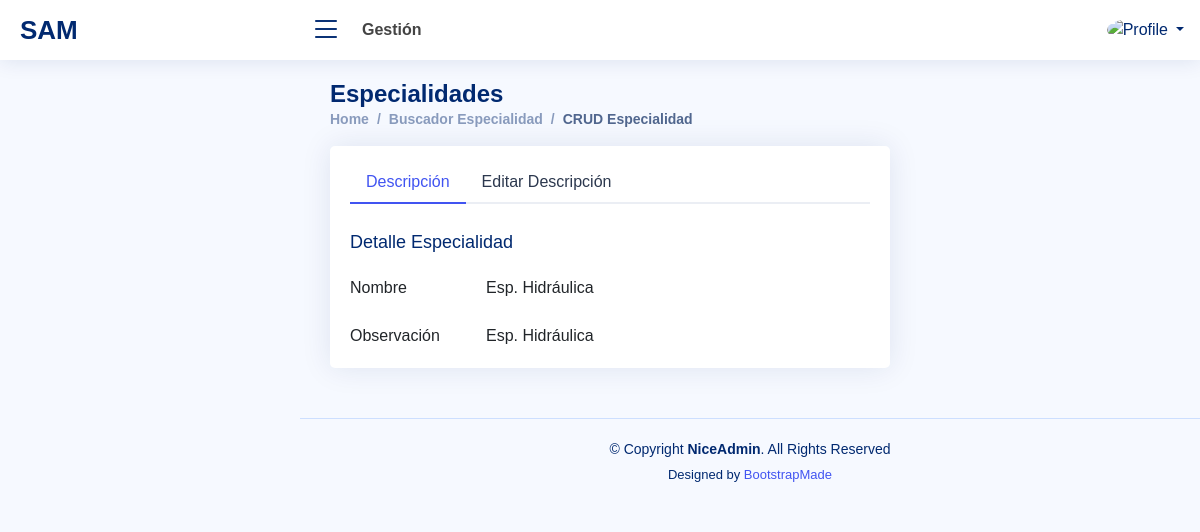
The app's page /cruddisciplina.php?iddisciplina=1&accion=M (signed in), older data.
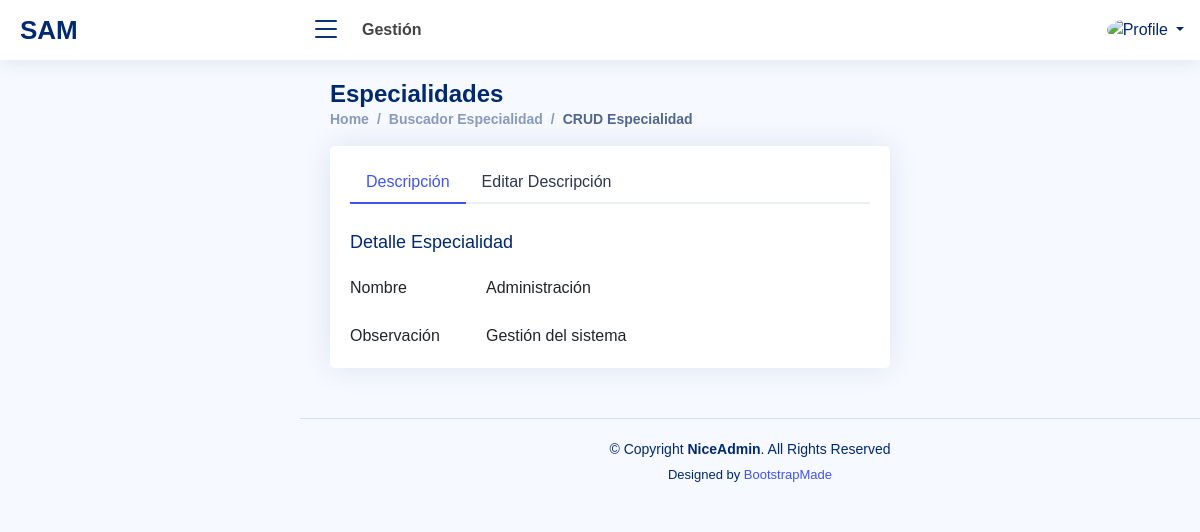
The same page, newer data.
### tables this page shows
CREATE TABLE `disciplinas` (
  `iddisciplina` int(11) NOT NULL AUTO_INCREMENT,
  `disciplina` varchar(30) DEFAULT NULL,
  `observacion` varchar(100) DEFAULT NULL,
  `accion` varchar(1) DEFAULT NULL,
  `idempleadoaccion` int(11) DEFAULT NULL,
  `fechaaccion` datetime DEFAULT NULL,
  PRIMARY KEY (`iddisciplina`)
);

### cruddisciplina.php (the view, shortened to what this page needs)
<?php
  include "configuracion/conexion.php";
  if (isset($_SESSION['id']))
  {
    $foto=$_SESSION['foto'];
    $nombrecorto=$_SESSION['nombrecorto'];
    $txtdisciplina="";
    $txtobservacion="";
    if (isset($_GET['iddisciplina']))
    {
       $iddisciplina=$_GET["iddisciplina"];
       $accion=$_GET["accion"];
      if ($accion=="OKELI")
      {
          $sql = "SELECT a.`disciplina`,a.`observacion`
                  FROM disciplinas a
                  WHERE a.iddisciplina=". $iddisciplina ." AND a.`accion`='B';";
          $accion="OK";
      }
      else
      {
          $sql = "SELECT a.`disciplina`,a.`observacion`
                  FROM disciplinas a
                  WHERE a.iddisciplina=". $iddisciplina ." AND a.`accion`!='B';";
      }
       $result = $cnx->query($sql);
      if (!$result)
      {
        die('Invalid query: ' . $mysqli->error);
      }
      else
      {
        while($row = mysqli_fetch_array($result))
        {
          $txtdisciplina=$row['disciplina'];
          $txtobservacion=$row["observacion"];
        }
      }
    }
  }
  else
  {
    header('Location: index.php');
    exit;
  }
?>
<!DOCTYPE html>
<html lang="en">
<head>
  <link href="assets/font/Open_Sans.css" rel="stylesheet">
  <link href="assets/vendor/bootstrap/css/bootstrap.min.css" rel="stylesheet">
  <link href="assets/vendor/bootstrap-icons/bootstrap-icons.css" rel="stylesheet">
  <link href="assets/vendor/boxicons/css/boxicons.min.css" rel="stylesheet">
  <link href="assets/vendor/quill/quill.snow.css" rel="stylesheet">
  <link href="assets/vendor/quill/quill.bubble.css" rel="stylesheet">
  <link href="assets/vendor/remixicon/remixicon.css" rel="stylesheet">
  <link href="assets/vendor/simple-datatables/style.css" rel="stylesheet">
  <link href="assets/css/style.css" rel="stylesheet">
</head>
<body>
  <header id="header" class="header fixed-top d-flex align-items-center">
    <div class="d-flex align-items-center justify-content-between">
      <a href="index.html" class="logo d-flex align-items-center">
        <span class="d-none d-lg-block">SAM</span>
      </a>
      <i class="bi bi-list toggle-sidebar-btn"></i>
    </div>
    <div class="search-bar">
      <strong>Gestión</strong>
    </div>
    <nav class="header-nav ms-auto">
      <ul class="d-flex align-items-center">
        <li class="nav-item dropdown pe-3">
          <a class="nav-link nav-profile d-flex align-items-center pe-0" href="#" data-bs-toggle="dropdown">
          <img src="assets/img/<? echo $foto; ?>" alt="Profile" class="rounded-circle">
          <span class="d-none d-md-block dropdown-toggle ps-2"><? echo $nombrecorto; ?></span>
          </a>
        </li>
      </ul>
    </nav>
  </header>
  <main id="main" class="main">
    <div class="pagetitle">
      <h1>Especialidades</h1>
      <nav>
        <ol class="breadcrumb">
          <li class="breadcrumb-item"><a href="home.php">Home</a></li>
          <li class="breadcrumb-item"><a href="buscadordisciplinas.php">Buscador Especialidad</a></li>
          <li class="breadcrumb-item active">CRUD Especialidad</li>
        </ol>
      </nav>
    </div>
    <section class="section">
      <div class="row">
        <div class="col-lg-12">
          <div class="col-xl-8">
            <div class="card">
              <div class="card-body pt-3">
                <ul class="nav nav-tabs nav-tabs-bordered">
                  <li class="nav-item">
                    <button class="nav-link active" data-bs-toggle="tab" data-bs-target="#profile-overview">Descripción</button>
                  </li>
                  <li class="nav-item">
                    <button class="nav-link" data-bs-toggle="tab" data-bs-target="#profile-edit">Editar Descripción</button>
                  </li>
                </ul>
                <div class="tab-content pt-2">
                  <div class="tab-pane fade show active profile-overview" id="profile-overview">
                    <h5 class="card-title">Detalle Especialidad</h5>
                    <div class="row">
                      <div class="col-lg-3 col-md-4 label ">Nombre</div>
                      <div class="col-lg-9 col-md-8"><? echo $txtdisciplina; ?></div>
                    </div>
                    <div class="row">
                      <div class="col-lg-3 col-md-4 label ">Observación</div>
                      <div class="col-lg-9 col-md-8"><? echo $txtobservacion; ?></div>
                    </div>
                  </div>
                </div>
              </div>
            </div>
          </div>
        </div>
      </div>
    </section>
  </main>
  <footer id="footer" class="footer">
    <div class="copyright">
      &copy; Copyright <strong><span>NiceAdmin</span></strong>. All Rights Reserved
    </div>
    <div class="credits">
      Designed by <a href="https://bootstrapmade.com/">BootstrapMade</a>
    </div>
  </footer>
</body>
</html>

Row changes from the older to the newer data that the page shows:
changed disciplinas: disciplina "Esp. Hidráulica" → "Administración"; observacion "Esp. Hidráulica" → "Gestión del sistema"
